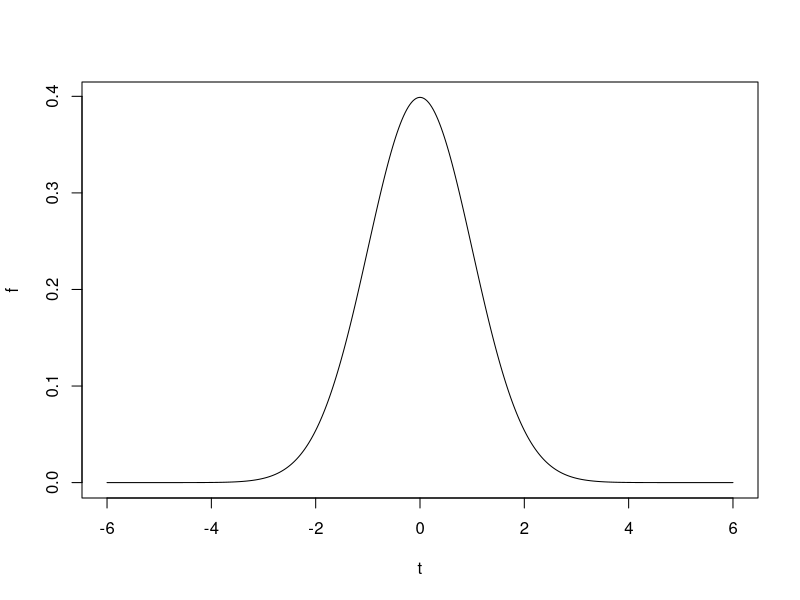

Here is the R script that generated this plot:
normal_density = function (limit, miu, sigmap)
{
  t = seq (-limit, limit, length = 400);
  f = (1/(sqrt(sigmap)*sqrt(2*pi)))*exp(-((t-miu)^2/(2*sigmap)));
  plot (t, f, type = "l", lwd = 1);
}

normal_density (6, 0, 1)
